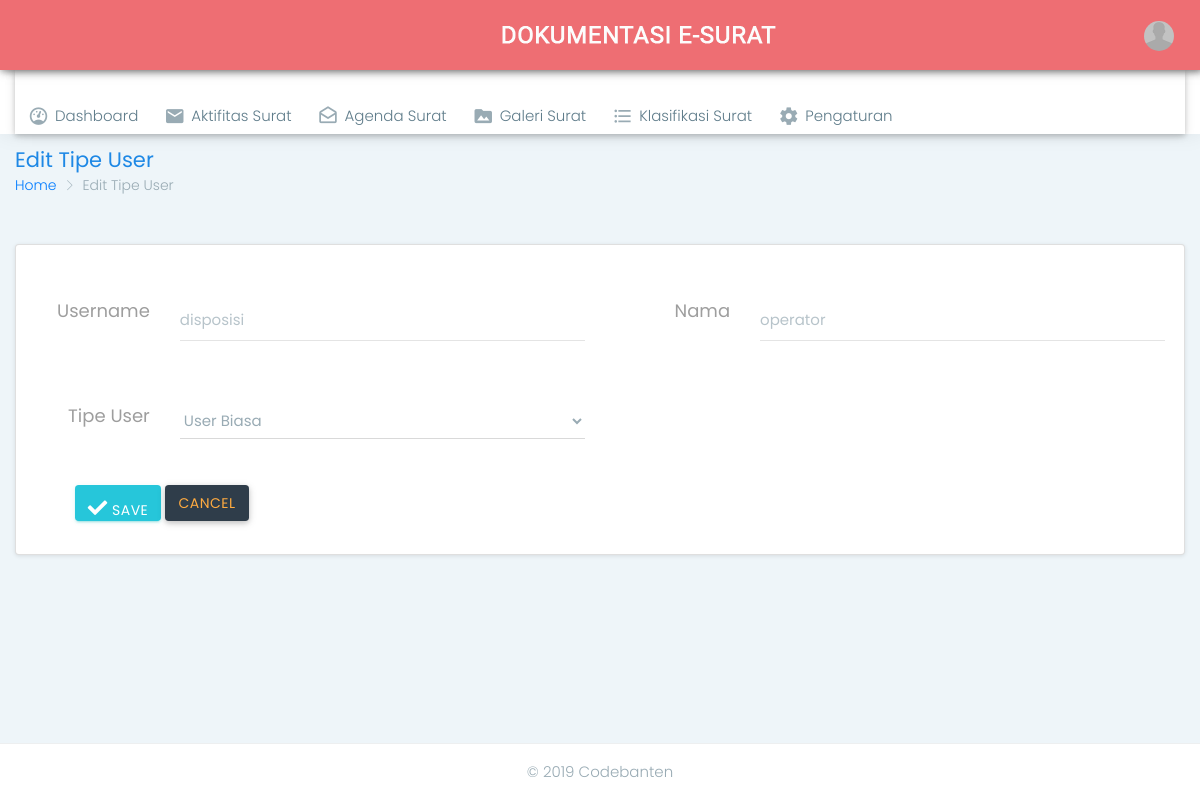
/admin.php?page=sett&sub=usr&act=edit&id_user=2 (signed in), run on the app's committed database.
### tables this page shows
CREATE TABLE `tbl_user` (
  `id_user` tinyint(2) NOT NULL AUTO_INCREMENT,
  `username` varchar(30) NOT NULL,
  `password` varchar(35) NOT NULL,
  `nama` varchar(50) NOT NULL,
  `nip` varchar(25) NOT NULL,
  `admin` tinyint(1) NOT NULL,
  PRIMARY KEY (`id_user`)
);

### edit_tipe_user.php (the view, shortened to what this page needs)
<?php
    if(empty($_SESSION['admin'])){
        $_SESSION['err'] = '<center>Anda harus login terlebih dahulu!</center>';
        header("Location: ./");
        die();
    } else {
        if($_REQUEST['id_user'] == 1){
            echo '<script language="javascript">
                    window.alert("ERROR! Super Admin tidak boleh diedit");
                    window.location.href="./admin.php?page=sett&sub=usr";
                  </script>';
        } else {
            if($_REQUEST['id_user'] == $_SESSION['id_user']){
                echo '<script language="javascript">
                        window.alert("ERROR! Anda tidak diperbolehkan mengedit tipe akun Anda sendiri. Hubungi super admin untuk mengeditnya");
                        window.location.href="./admin.php?page=sett&sub=usr";
                      </script>';
            } else {
                if(isset($_REQUEST['submit'])){
                    $id_user = $_REQUEST['id_user'];
                    $admin = $_REQUEST['admin'];
                    if($id_user == $_SESSION['id_user']){
                        echo '<script language="javascript">
                                window.alert("ERROR! Anda tidak boleh mengedit akun Anda sendiri. Hubungi super admin untuk mengeditnya");
                                window.location.href="./admin.php?page=sett&sub=usr";
                              </script>';
                    } else {
                        if(!preg_match("/^[2-3]*$/", $admin)){
                            $_SESSION['tipeuser'] = 'Form Tipe User hanya boleh mengandung karakter angka 2 atau 3';
                            echo '<script language="javascript">window.history.back();</script>';
                        } else {
                            $query = mysqli_query($config, "UPDATE tbl_user SET admin='$admin' WHERE id_user='$id_user'");
                            if($query == true){
                                $_SESSION['succEdit'] = 'SUKSES! Tipe user berhasil diupdate';
                                header("Location: ./admin.php?page=sett&sub=usr");
                                die();
                            } else {
                                $_SESSION['errQ'] = 'ERROR! Ada masalah dengan query';
                                echo '<script language="javascript">
                                        window.location.href="./admin.php?page=sett&sub=usr&act=edit&id_user='.$id_user.'";
                                      </script>';
                            }
                        }
                    }
                } else {
                    $id_user = mysqli_real_escape_string($config, $_REQUEST['id_user']);
                    $query = mysqli_query($config, "SELECT * FROM tbl_user WHERE id_user='$id_user'");
                    if(mysqli_num_rows($query) > 0){
                        while($row = mysqli_fetch_array($query)){?>
                        <div class="container-fluid">
                        <div class="row page-titles">
                            <div class="col-md-5 col-8 align-self-center">
                                <h3 class="text-themecolor m-b-0 m-t-0">Edit Tipe User</h3>
                                <ol class="breadcrumb">
                                    <li class="breadcrumb-item"><a href="javascript:void(0)">Home</a></li>
                                    <li class="breadcrumb-item active">Edit Tipe User</li>
                                </ol>
                            </div>
                        </div>
   <div class="row">
    <div class="col-12">
        <div class="card">
            <div class="card-body">
                <h4 class="card-title">Edit Tipe User</h4>
                    <form class="form-material m-t-10" method="POST" action="?page=tsm&act=add" enctype="multipart/form-data">
                    <div class="row">
                    <div class="col-md-6">
                        <div class="form-group row">
                            <label class="control-label text-right col-md-3">Username</label>
                            <div class="col-md-9">
                                        <input id="username" type="text" value="<?php echo $row['username'] ;?>" readonly class="form-control form-control-line">
                            </div>
                        </div>
                    </div>
                    <div class="col-md-6">
                        <div class="form-group row">
                            <label class="control-label text-right col-md-3">Nama</label>
                            <div class="col-md-9">
                                        <input id="username" type="text" value="<?php echo $row['nama'] ;?>" readonly class="form-control form-control-line">
                            </div>
                        </div>
                    </div>
                    </div>
                    <div class="row">
                    <div class="col-md-6">
                        <div class="form-group row">
                            <label class="control-label text-right col-md-3">Tipe User</label>
                            <div class="col-md-9">
                                <select class="form-control form-control-line" name="admin" id="admin" required>
                                    <option value="<?php echo $row['admin']; ?>">
                                        <?php
                                            if($row['admin'] == 2){
                                                echo 'Administrator';
                                            } else {
                                                echo 'User Biasa';
                                            }
                                        ?>
                                    </option>
                                </select>
                            </div>
                        </div>
                    </div>
                    </div>
                    <div  style="margin-left: 40px;">
                        <button type="submit" name="submit" class="btn btn-success"> <i class="fa fa-check"></i> Save</button>
                        <a href="?page=sett&sub=usr" class="btn btn-inverse">Cancel</a>
                    </div>
                            </form>
                        </div>
                    </div>
                </div>
            </div>
<?php
                        }
                    }
                }
            }
        }
    }
?>

### horizontal/css/colors/blue.css (style rules this page uses)
.text-themecolor { color: #1e88e5 !important; }

### include/head.php (style rules this page uses)
body { background: #fff; }
.bg::before { content: ''; background-image: url('./upload/background.jpg'); background-size: cover; background-repeat: no-repeat; background-attachment: scroll; position: fixed; z-index: -1; top: 0; bottom: 0; left: 0; right: 0; opacity: 0.10; filter:alpha(opacity=10); }

### data on the page
tbl_user: username "disposisi", nama "operator", admin "User Biasa"
